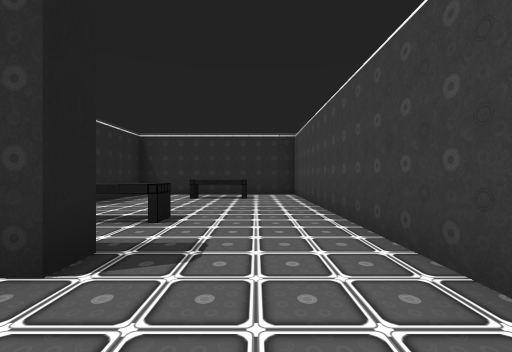
view 1 (above)

24 first-person views from a walk through a scene from a Unity 3-D project. The camera is 1.2 m above the floor, looks level and sees 90° across. Doors are open. The floor is counted in squares, 2 m on a side. Each view is taken from the middle of a square. On the plan, view 1 faces up. The plan holds only what a view shows up to about 9 squares ahead; the rest is blank. The player character is not drawn. Some animated figures are not drawn. Some surface patterns are stand-ins.

view 2
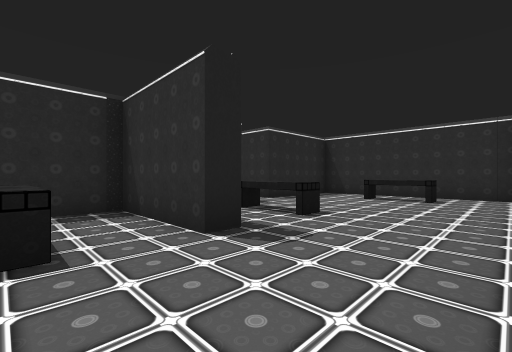

view 3
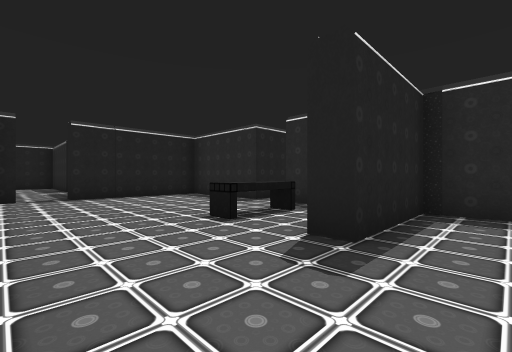

view 4
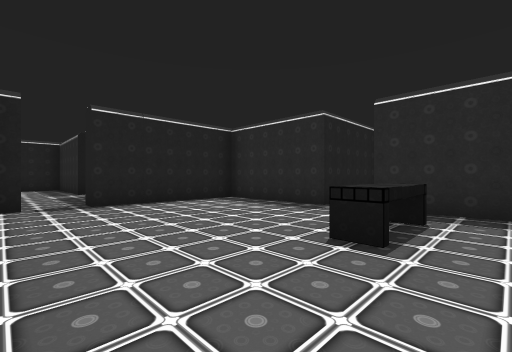

view 5
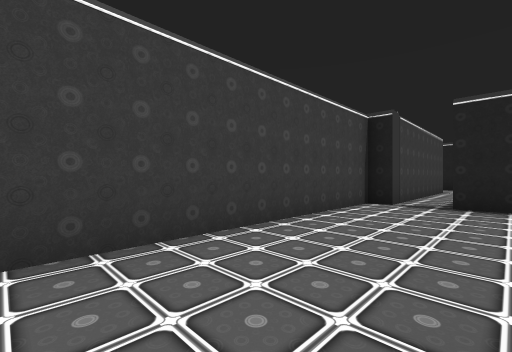

view 6
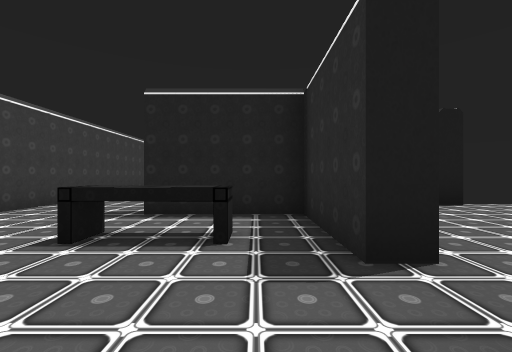

view 7
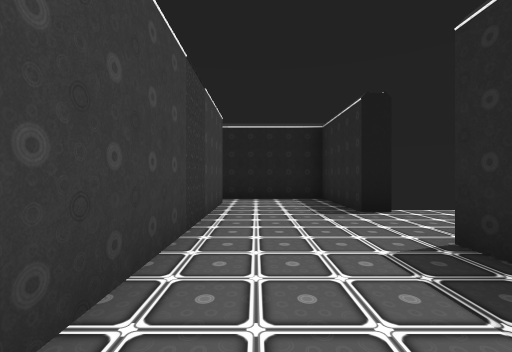

view 8
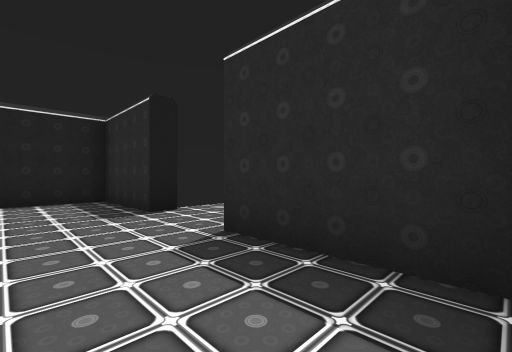

view 9
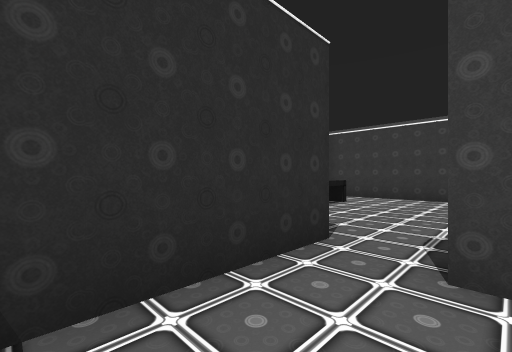

view 10
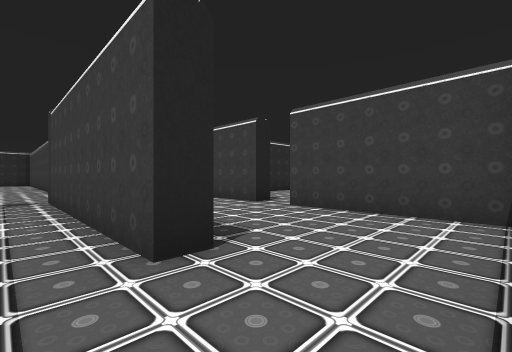

view 11
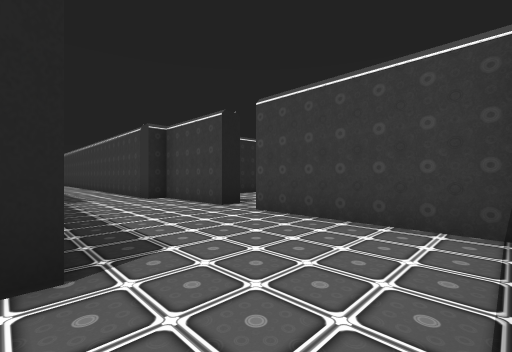

view 12
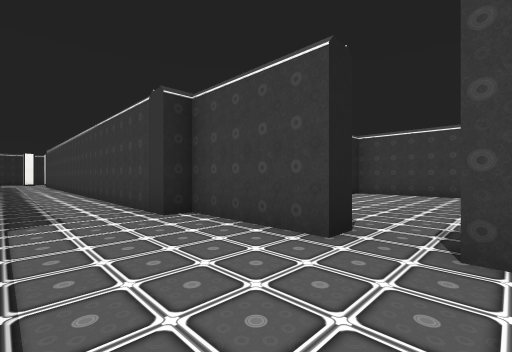

view 13
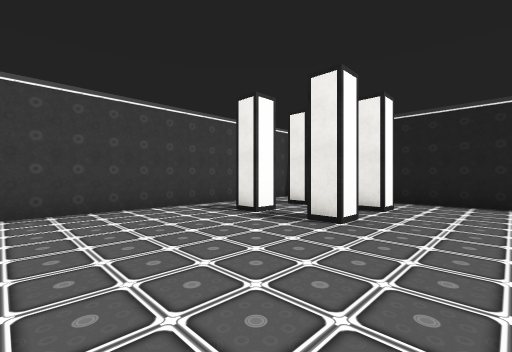

view 14
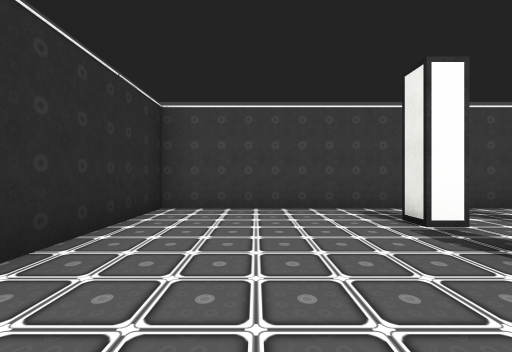

view 15
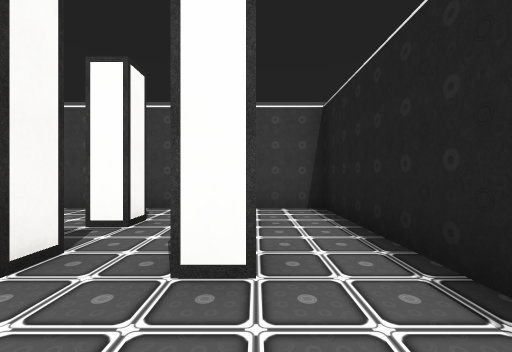

view 16
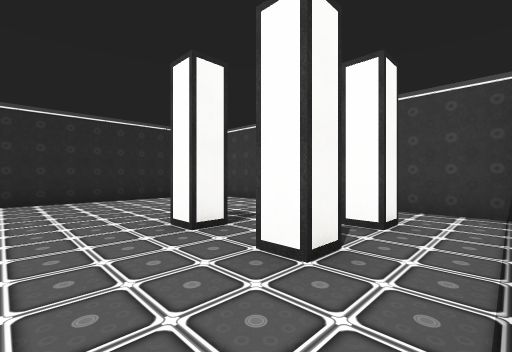

view 17
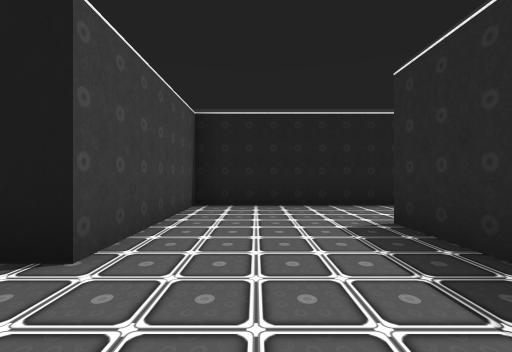

view 18
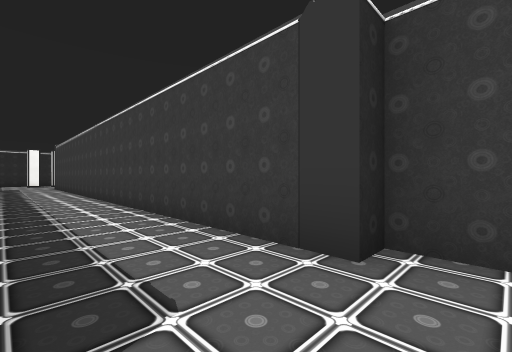

view 19
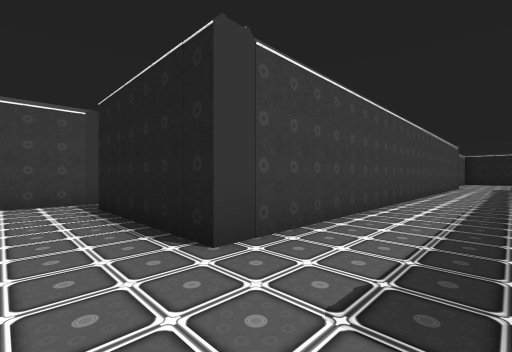

view 20
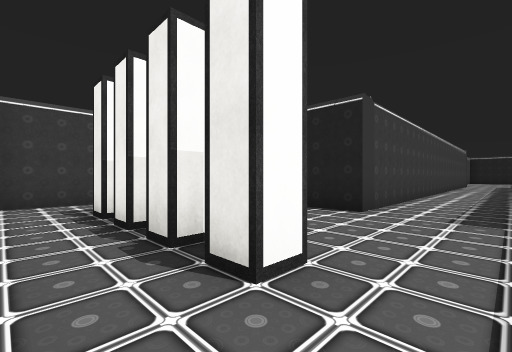

view 21
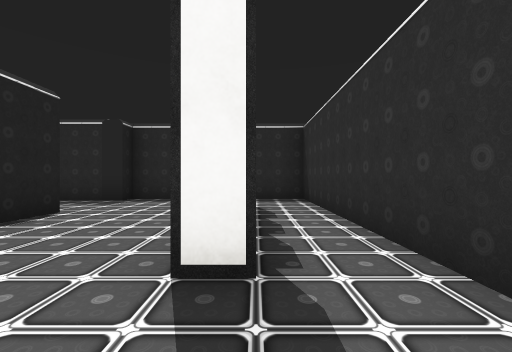

view 22
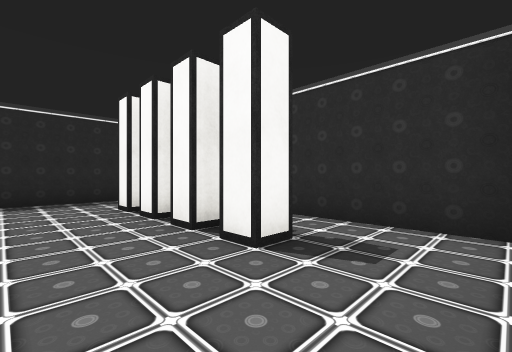

view 23
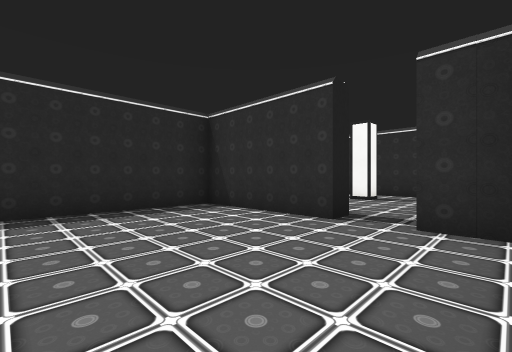

view 24
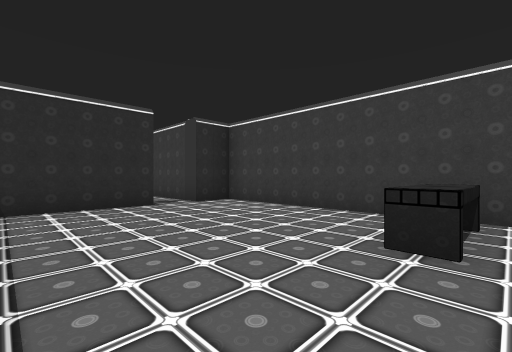

### Floor plan
Points are (right, up) in squares from view 1. A wall is a line through its corners. A room is listed if a view was taken in it or the views show most of it. See-through windows are left out.
Room 1 (views 1, 2, 3, 4, 5, 6)
walls: (-3.8, 4.3) (-3.8, 2) (-1.2, 2) (-1.2, 1.5) (-3.8, 1.5) (-3.8, -0.7); (-3.8, -1.7) (-3.8, -4.7) (-0.3, -4.7); (0.8, -4.7) (1.2, -4.7) (1.2, 8.3) (-3.8, 8.3) (-3.8, 5.2)
ways out: open door at (-4, -1.5) to room 2; open door at (-4, 4.5) to room 2; open door at (1.5, -5) to room 4
objects: bench (-3, 0); bench (-3, 4); bench (-2, 0); bench (-2, 4); bench (-2, 7); bench (-1, 0); bench (-1, 4); other object (-1, 7); bench (0, 7)
Room 2 (views 7, 8, 9)
walls: (-6.8, 0.8) (-6.8, -1.7) (-3.8, -1.7); (-6.8, 5) (-6.8, 2.8); (-4.3, -0.8) (-4.3, 4.3); (-3.8, 5.2) (-6, 5.2)
ways out: open door at (-4, -1.5) to room 1; open door at (-4, 4.5) to room 1; open door at (-7, 1.5)
Room 3 (view 10)
walls: (-0.8, -8.8) (-0.8, -9.9); (0.8, -10.3) (0.8, -4.7)
ways out: opening at (1, -11.5) to room 4; open door at (-1, -8.5)
Room 4 (views 11, 12, 17, 18)
walls: (4.3, -7.8) (4.3, -5.3) (3.8, -5.3); (1.2, -8.8) (1.2, -10.3) (0.8, -10.3); (0.1, -12.3) (4.3, -12.3) (4.3, -8.7) (4.8, -8.7)
ways out: open door at (1.5, -5) to room 1; opening at (1, -11.5) to room 3; open door at (4.5, -8.5) to room 5
Room 5 (views 13, 14, 15, 16)
walls: (6, -12.3) (10.7, -12.3) (10.7, -5.3) (6, -5.3)
ways out: open door at (4.5, -8.5) to room 4
objects: other object (8, -11); other object (8, -9); other object (9, -11); other object (9, -9)
Room 6 (views 19, 20, 21, 22)
walls: (3.8, 8.7) (7.3, 8.7); (8, 13.3) (1.2, 13.3) (1.2, 8.7) (1.8, 8.7); (8.2, 8.3) (8.2, 13)
ways out: open door at (7.5, 8.5) to room 7; open door at (2.5, 8.5) to room 8
objects: other object (3, 12); other object (4, 12); other object (5, 12); other object (6, 12)
Room 7 (views 23, 24)
walls: (9.3, 3) (9.3, 8.3) (8.2, 8.3); (7.3, 8.7) (7.3, 8.3) (4.3, 8.3) (4.3, 5)
ways out: open door at (7.5, 8.5) to room 6
objects: bench (7, 4); bench (8, 4); bench (9, 4)
Room 8 (no view inside)
walls: (1.8, 8.7) (1.8, 7.1); (3.8, -5.3) (3.8, 8.7)
ways out: open door at (2.5, 8.5) to room 6

Where each view was taken, in squares from view 1:
view 1: 0 up, 0 right, facing up
view 2: 0 up, 1 right, facing up-left
view 3: 3 up, 1 right, facing down-left
view 4: 1 up, 1 right, facing down-left
view 5: 1 up, 1 left, facing down-right
view 6: 6 up, 3 left, facing down
view 7: 5 up, 5 left, facing down
view 8: 5 up, 5 left, facing down-left
view 9: 4 up, 6 left, facing up-right
view 10: 12 down, 0 right, facing up-right
view 11: 12 down, 1 right, facing up-right
view 12: 9 down, 2 right, facing up-right
view 13: 6 down, 6 right, facing down-right
view 14: 7 down, 6 right, facing right
view 15: 11 down, 6 right, facing right
view 16: 12 down, 6 right, facing up-right
view 17: 7 down, 3 right, facing down
view 18: 6 down, 2 right, facing up-right
view 19: 10 up, 2 right, facing down-right
view 20: 13 up, 2 right, facing down-right
view 21: 12 up, 8 right, facing left
view 22: 10 up, 8 right, facing up-left
view 23: 5 up, 9 right, facing up-left
view 24: 3 up, 5 right, facing up-right
